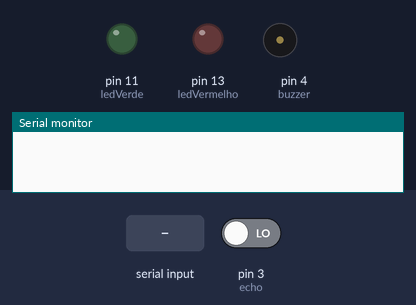
Simulated run of this sketch. Board: Arduino Uno, built with avr-gcc and run on an emulated ATmega328P. On the bench: output pins drawn as LEDs (lit = HIGH), buzzer (waves = sounding), the last lines printed to the serial monitor. Inputs (shaded band) come from the test bench; at power-on: pin 3 (echo) LOW. Pins used as bus, display or sensor lines are not drawn.

Above: at 1.2 s.
1.3 s: "1" received over Serial
At 3.7 s:
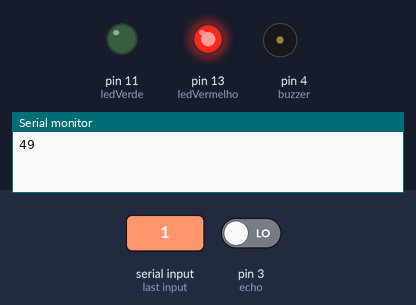
4.3 s: byte 51 (51) received over Serial
At 6.6 s:
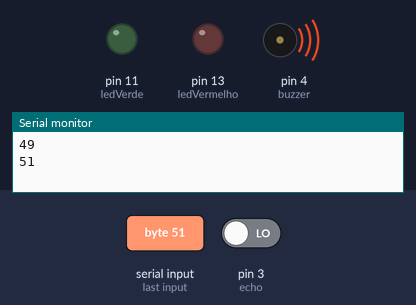
6.9 s: "5" received over Serial
At 9.1 s:
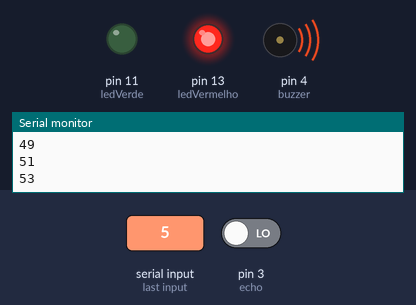
Timing chart, 0 to 10.6 s (numbered marks = the images above; inputs shaded):
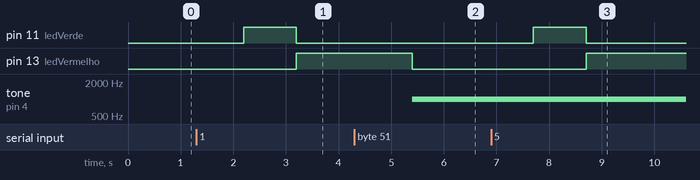

Measured:
- after the input at 1.3 s, pin 11 (ledVerde): LOW → HIGH after 0.90 s, → LOW 1.0 s later; pin 13 (ledVermelho): LOW → HIGH after 1.9 s
- after the input at 4.3 s, pin 13 (ledVermelho): HIGH → LOW after 1.1 s; tone on pin 4 (buzzer): silent → 1000 Hz after 1.1 s
- after the input at 6.9 s, pin 11 (ledVerde): LOW → HIGH after 0.80 s, → LOW 1.0 s later; pin 13 (ledVermelho): LOW → HIGH after 1.8 s

The sketch:

CodigoTIComPortaSerial.ino
```cpp
  #define echo 3 //Pino que recebe o pulso do echo
  #define trig 2 //Pino que envia o pulso para gerar o echo

int ledVermelho=13;
int ledVerde=11;
const int buzzer = 4;
int tempo, dist;
int receptor;


  // Executado na inicialização do Arduino
  void setup(){
  Serial.begin(9600); // inicializa a comunicação serial
  pinMode(buzzer,OUTPUT);
  pinMode(echo, INPUT);  // define o pino echo como entrada.
  pinMode(trig, OUTPUT); // define o pino triger como saída.

  pinMode(ledVermelho, OUTPUT);
  pinMode(ledVerde, OUTPUT);

  }

  void loop(){

  if(Serial.available()>0){
      receptor=Serial.read();
        Serial.println(receptor);

    if(receptor==49 || receptor==53){
          digitalWrite(ledVerde,HIGH);
          digitalWrite(ledVermelho,LOW);
      }
    if(receptor==48 || receptor==52){
          digitalWrite(ledVerde,LOW);
          digitalWrite(ledVermelho,LOW);
      }
  }
  digitalWrite(trig,LOW);
  delayMicroseconds(2);
  digitalWrite(trig,HIGH);
  delayMicroseconds(10);

  tempo=pulseIn(echo,HIGH);

  dist=(tempo/2)/29.1;
    if(dist<150){
      if(receptor==48){
        digitalWrite(ledVerde,LOW);
        digitalWrite(ledVermelho,LOW);
        noTone(buzzer);
        }
      else if(receptor==49){
        digitalWrite(ledVermelho,HIGH);
        digitalWrite(ledVerde,LOW);
        noTone(buzzer);
      }
      else if(receptor==50){
        digitalWrite(ledVerde,LOW);
        digitalWrite(ledVermelho,LOW);
        noTone(buzzer);
      }
      else if(receptor==51){
        digitalWrite(ledVerde,LOW);
        digitalWrite(ledVermelho,LOW);
        tone(buzzer,1000);
      }
      else if(receptor==52){
        digitalWrite(ledVerde,LOW);
        digitalWrite(ledVermelho,LOW);
        noTone(buzzer);
      }
      else if(receptor==53){
    digitalWrite(ledVermelho,HIGH);
        digitalWrite(ledVerde,LOW);
        tone(buzzer,1000);
      }
    }
    if(dist>150){
      if(receptor==48){
        digitalWrite(ledVerde,LOW);
        digitalWrite(ledVermelho,LOW);
        noTone(buzzer);
        }
      else if(receptor==49){
        digitalWrite(ledVermelho,LOW);
        digitalWrite(ledVerde,HIGH);
        noTone(buzzer);
      }
      else if(receptor==50){
        digitalWrite(ledVerde,LOW);
        digitalWrite(ledVermelho,LOW);
        noTone(buzzer);
      }
      else if(receptor==51){
        digitalWrite(ledVerde,LOW);
        digitalWrite(ledVermelho,LOW);
        noTone(buzzer);
      }
      else if(receptor==52){
        digitalWrite(ledVerde,LOW);
        digitalWrite(ledVermelho,LOW);
        noTone(buzzer);
      }
      else if(receptor==53){
    digitalWrite(ledVermelho,LOW);
        digitalWrite(ledVerde,HIGH);
        noTone(buzzer);
      }
    }
  delay(100);
  }
```
